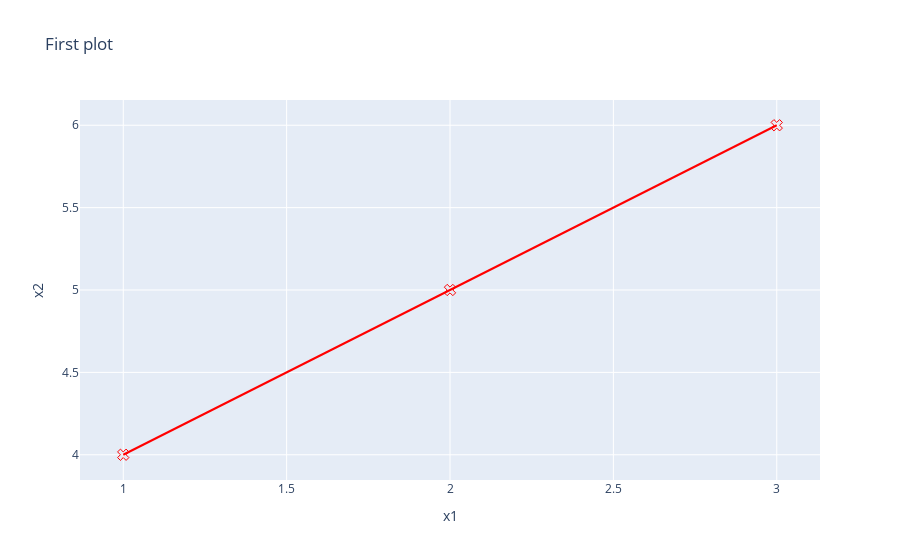

Write notebook code for a chart like this one.
### Markdown cell above
Generate figure, which is a dictionary-like object. Then call offline plot to show it in jupyter.

### Code cell
trace1=go.Scatter(x=[1,2,3],y=[4,5,6],
                 marker={'color':'red', 'symbol':104, 'size':10},
                 mode='markers+lines',
                 text=['one','two','three'],
                 name='1st trace')

layout=go.Layout(title='First plot', xaxis={'title':'x1'},yaxis={'title':'x2'})

data=[trace1
     ]
figure=go.Figure(data=data,layout=layout)

iplot(figure,filename='pyguide_1')

### Figure 1 — Plotly figure (JSON) as saved in the notebook; plotly's stock layout.template omitted (floating-point values rounded to 4 significant figures)
{"data": [{"marker": {"color": "red", "size": 10, "symbol": 104}, "mode": "markers+lines", "name": "1st trace", "text": ["one", "two", "three"], "type": "scatter", "x": [1, 2, 3], "y": [4, 5, 6]}], "layout": {"autosize": true, "title": {"text": "First plot"}, "xaxis": {"autorange": true, "range": [0.8685, 3.132], "title": {"text": "x1"}, "type": "linear"}, "yaxis": {"autorange": true, "range": [3.796, 6.204], "title": {"text": "x2"}, "type": "linear"}}}
